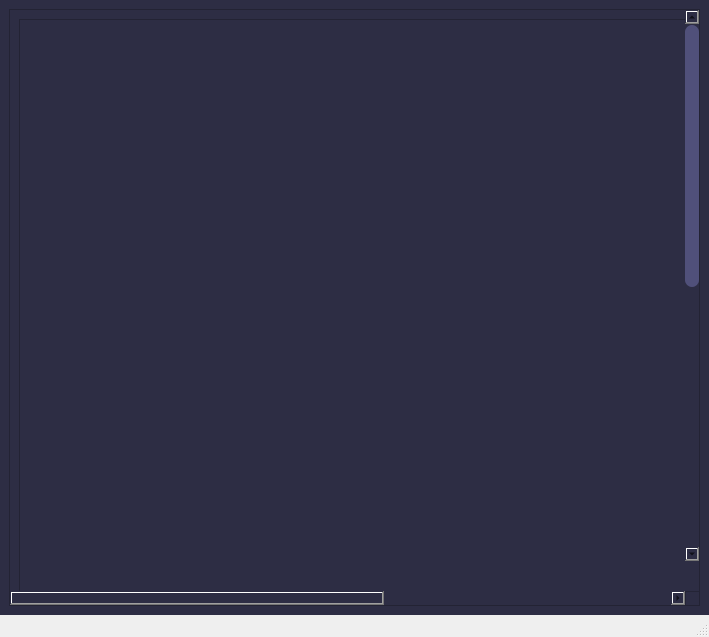
<?xml version="1.0" encoding="UTF-8"?>
<ui version="4.0">
 <class>MainWindow</class>
 <widget class="QMainWindow" name="MainWindow">
  <property name="geometry">
   <rect>
    <x>0</x>
    <y>0</y>
    <width>709</width>
    <height>637</height>
   </rect>
  </property>
  <property name="windowTitle">
   <string>MainWindow</string>
  </property>
  <property name="styleSheet">
   <string notr="true">/*VERTICAL SCROLLBAR*/
QScrollBar:vertical{
	border:none;
	background-color: rgb(59, 59, 90);
	width: 14px;
	margin: 15px 0 15px 0;
	border-radius: opx;	
}

/* HANDLE BAR VERTICAL*/
QScrollBar::handle:vertical{
	background-color: rgb(80, 80, 122);
	min-height: 30px;
	border-radius: 7px;
}
QScrollBar::haldle:vertical:hover{
	background-color: rgb(255, 0, 127);
}
QScrollBar::haldle:vertical:pressed{
	background-color: rgb(185, 0, 92);
}
/*BTN TOP - SCROLLBAR*/
QScrollbar::sub-line:vertical{
	border:none;
	background-color: rgb(59, 59, 90);
	height: 15px;
	border-top.left-radius: 7px;
	border-top-right-radius: 7px;
	subcontrol-position: top;
	subcontrol-origin: margin;
}
QScrollbar::sub-line:vertical:hover{
	background-color: rgb(255, 0, 127);
}
QScrollbar::sub-line:vertical:hover{
	background-color: rgb(185, 0, 92);
}
/*BTN BOTTOM - SCROLLBAR*/
QScrollbar::add-line:vertical{
	border:none;
	background-color: rgb(59, 59, 90);
	height: 15px;
	border-bottom.left-radius: 7px;
	border-bottom-right-radius: 7px;
	subcontrol-position: bottom;
	subcontrol-origin: margin;
}
QScrollbar::add-line:vertical:hover{
	background-color: rgb(255, 0, 127);
}
QScrollbar::add-line:vertical:hover{
	background-color: rgb(185, 0, 92);
}
/*RESET ARROW*/
QScrollBar::up-arrow:vertical, QScrollBar::down-arrow:vertical{
	background-color: none
}
QScrollBar::add-page:vertical, QScrollBar::sub-page:vertical{
	background-color: none
} 
 
</string>
  </property>
  <widget class="QWidget" name="centralwidget">
   <property name="styleSheet">
    <string notr="true">background-color: rgb(45, 45, 68);</string>
   </property>
   <layout class="QVBoxLayout" name="verticalLayout">
    <item>
     <widget class="QScrollArea" name="scrollArea">
      <property name="styleSheet">
       <string notr="true">/*VERTICAL SCROLLBAR*/
QScrollBar:vertical{
	border:none;
	background-color: rgb(59, 59, 90);
	width: 14px;
	margin: 15px 0 15px 0;
	border-radius: opx;	
}

/* HANDLE BAR VERTICAL*/
QScrollBar::handle:vertical{
	background-color: rgb(80, 80, 122);
	min-height: 30px;
	border-radius: 7px;
}
QScrollBar::haldle:vertical:hover{
	background-color: rgb(255, 0, 127);
}
QScrollBar::haldle:vertical:pressed{
	background-color: rgb(185, 0, 92);
}
/*BTN TOP - SCROLLBAR*/
QScrollbar::sub-line:vertical{
	border:none;
	background-color: rgb(59, 59, 90);
	height: 15px;
	border-top.left-radius: 7px;
	border-top-right-radius: 7px;
	subcontrol-position: top;
	subcontrol-origin: margin;
}
QScrollbar::sub-line:vertical:hover{
	background-color: rgb(255, 0, 127);
}
QScrollbar::sub-line:vertical:hover{
	background-color: rgb(185, 0, 92);
}
/*BTN BOTTOM - SCROLLBAR*/
QScrollbar::add-line:vertical{
	border:none;
	background-color: rgb(59, 59, 90);
	height: 15px;
	border-bottom.left-radius: 7px;
	border-bottom-right-radius: 7px;
	subcontrol-position: bottom;
	subcontrol-origin: margin;
}
QScrollbar::add-line:vertical:hover{
	background-color: rgb(255, 0, 127);
}
QScrollbar::add-line:vertical:hover{
	background-color: rgb(185, 0, 92);
}
/*RESET ARROW*/
QScrollBar::up-arrow:vertical, QScrollBar::down-arrow:vertical{
	background-color: none
}
QScrollBar::add-page:vertical, QScrollBar::sub-page:vertical{
	background-color: none
} 
 
</string>
      </property>
      <property name="widgetResizable">
       <bool>true</bool>
      </property>
      <widget class="QWidget" name="scrollAreaWidgetContents">
       <property name="geometry">
        <rect>
         <x>-543</x>
         <y>0</y>
         <width>1218</width>
         <height>1218</height>
        </rect>
       </property>
       <layout class="QVBoxLayout" name="verticalLayout_2">
        <item>
         <widget class="QFrame" name="frame">
          <property name="minimumSize">
           <size>
            <width>1200</width>
            <height>1200</height>
           </size>
          </property>
          <property name="styleSheet">
           <string notr="true"/>
          </property>
          <property name="frameShape">
           <enum>QFrame::StyledPanel</enum>
          </property>
          <property name="frameShadow">
           <enum>QFrame::Raised</enum>
          </property>
         </widget>
        </item>
       </layout>
      </widget>
     </widget>
    </item>
   </layout>
  </widget>
  <widget class="QMenuBar" name="menubar">
   <property name="geometry">
    <rect>
     <x>0</x>
     <y>0</y>
     <width>709</width>
     <height>22</height>
    </rect>
   </property>
  </widget>
  <widget class="QStatusBar" name="statusbar"/>
 </widget>
 <resources/>
 <connections/>
</ui>
